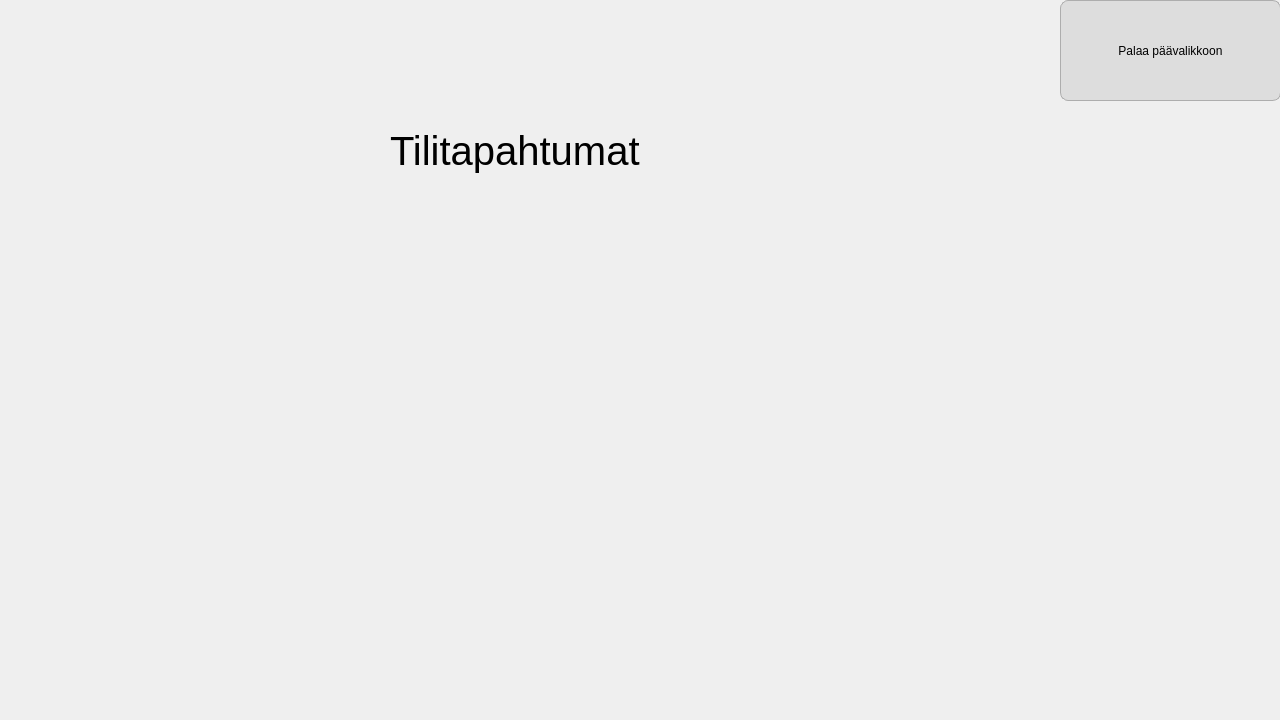
<?xml version="1.0" encoding="UTF-8"?>
<ui version="4.0">
 <class>tilitapahtumat</class>
 <widget class="QDialog" name="tilitapahtumat">
  <property name="geometry">
   <rect>
    <x>0</x>
    <y>0</y>
    <width>1280</width>
    <height>720</height>
   </rect>
  </property>
  <property name="windowTitle">
   <string>Dialog</string>
  </property>
  <widget class="QLabel" name="label">
   <property name="geometry">
    <rect>
     <x>390</x>
     <y>70</y>
     <width>491</width>
     <height>161</height>
    </rect>
   </property>
   <property name="font">
    <font>
     <pointsize>30</pointsize>
    </font>
   </property>
   <property name="text">
    <string>Tilitapahtumat</string>
   </property>
  </widget>
  <widget class="QPushButton" name="palaaButton">
   <property name="geometry">
    <rect>
     <x>1060</x>
     <y>0</y>
     <width>221</width>
     <height>101</height>
    </rect>
   </property>
   <property name="styleSheet">
    <string notr="true">border-radius: 8px;
background-color: rgb(221, 221, 221);
border: 1px solid;
border-color: rgb(173, 173, 173);</string>
   </property>
   <property name="text">
    <string>Palaa päävalikkoon</string>
   </property>
  </widget>
 </widget>
 <resources/>
 <connections/>
</ui>
